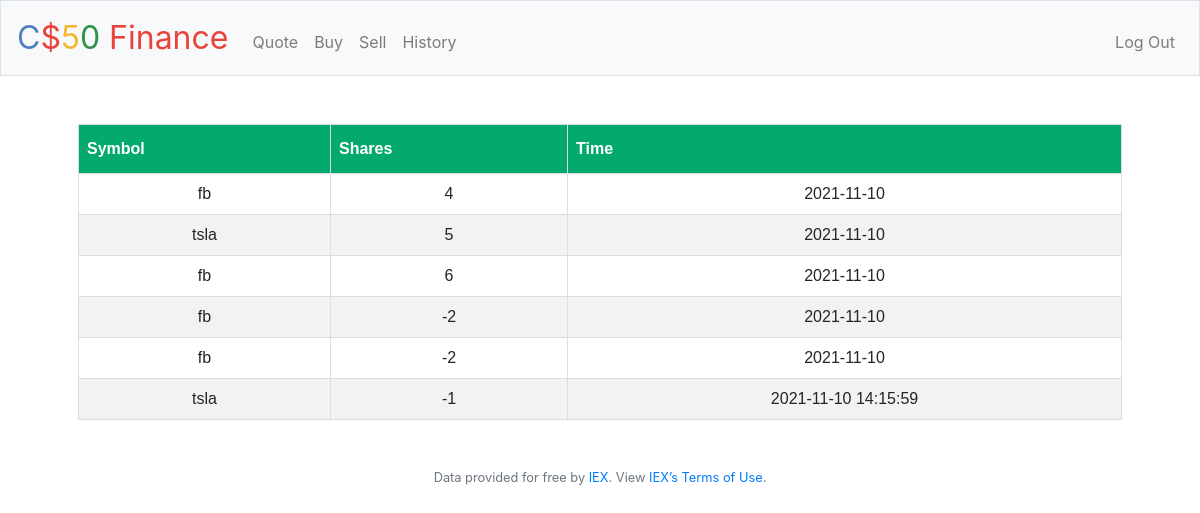
Screenshot of /history (signed in) with the database file from the repository.
### tables this page shows
CREATE TABLE 'purchase' ('id' integer NOT NULL, 'symbol' text NOT NULL, 'shares' text NOT NULL, 'time' timestamp NOT NULL);

### application.py (the view)
@app.route("/history")
@login_required
def history():
    data = db.execute("SELECT symbol, shares, time FROM purchase WHERE id=?", session["user_id"])
    return render_template("history.html", sharedata=data)

### application.py (called while the page is built)
@app.after_request
def after_request(response):
    response.headers["Cache-Control"] = "no-cache, no-store, must-revalidate"
    response.headers["Expires"] = 0
    response.headers["Pragma"] = "no-cache"
    return response

### helpers.py (called while the page is built)
def login_required(f):
    @wraps(f)
    def decorated_function(*args, **kwargs):
        if session.get("user_id") is None:
            return redirect("/login")
        return f(*args, **kwargs)
    return decorated_function

### templates/history.html (shortened to what this page needs)
{% extends "layout.html" %}
{% block main %}
    <div>
    <table id="table">
        <thead><tr>
            <th>Symbol</th>
            <th>Shares</th>
            <th>Time</th>
        </tr></thead>
        {% for row in sharedata %}
        <tr>
            <td>{{row["symbol"]}}</td>
            <td>{{row["shares"]}}</td>
            <td>{{row["time"]}}</td>
        </tr>
        {% endfor  %}
    </table>
    </div>
{% endblock %}

### templates/layout.html (shortened to what this page needs)
<!DOCTYPE html>
<html lang="en">
    <head>
        <link rel="stylesheet" href="https://cdn.jsdelivr.net/npm/bootstrap@4.5.3/dist/css/bootstrap.min.css">
        <link href="/static/styles.css" rel="stylesheet">
    </head>
    <body>
        <nav class="navbar navbar-expand-md navbar-light bg-light border">
            <a class="navbar-brand" href="/"><span class="blue">C</span><span class="red">$</span><span class="yellow">5</span><span class="green">0</span> <span class="red">Finance</span></a>
            <div class="collapse navbar-collapse" id="navbar">
                {% if session.user_id %}
                    <ul class="navbar-nav mr-auto mt-2">
                        <li class="nav-item"><a class="nav-link" href="/quote">Quote</a></li>
                        <li class="nav-item"><a class="nav-link" href="/buy">Buy</a></li>
                        <li class="nav-item"><a class="nav-link" href="/sell">Sell</a></li>
                        <li class="nav-item"><a class="nav-link" href="/history">History</a></li>
                    </ul>
                    <ul class="navbar-nav ml-auto mt-2">
                        <li class="nav-item"><a class="nav-link" href="/logout">Log Out</a></li>
                    </ul>
                {% else %}
                    <ul class="navbar-nav ml-auto mt-2">
                        <li class="nav-item"><a class="nav-link" href="/register">Register</a></li>
                        <li class="nav-item"><a class="nav-link" href="/login">Log In</a></li>
                    </ul>
                {% endif %}
            </div>
        </nav>
        <main class="container p-5">
            {% block main %}{% endblock %}
        </main>
        <footer class="small text-center text-muted">
            Data provided for free by <a href="https://iextrading.com/developer">IEX</a>. View <a href="https://iextrading.com/api-exhibit-a/">IEX’s Terms of Use</a>.
        </footer>
    </body>
</html>

### static/styles.css (style rules this page uses)
nav .navbar-brand { font-size: xx-large; }
nav .navbar-brand .blue { color: #537fbe; }
nav .navbar-brand .red { color: #ea433b; }
nav .navbar-brand .yellow { color: #f5b82e; }
nav .navbar-brand .green { color: #2e944b; }
main { overflow-x: auto; text-align: center; }
#table { font-family: Arial, Helvetica, sans-serif; border-collapse: collapse; width: 100%; }
#table td, #table th { border: 1px solid #ddd; padding: 8px; }
#table tr:nth-child(even) { background-color: #f2f2f2; }
#table th { padding-top: 12px; padding-bottom: 12px; text-align: left; background-color: #04AA6D; color: white; }

### rows the page displays
purchase: symbol "fb", shares "4", time "2021-11-10"
purchase: symbol "tsla", shares "5", time "2021-11-10"
purchase: symbol "fb", shares "6", time "2021-11-10"
purchase: symbol "fb", shares "-2", time "2021-11-10"
purchase: symbol "fb", shares "-2", time "2021-11-10"
purchase: symbol "tsla", shares "-1", time "2021-11-10 14:15:59"
